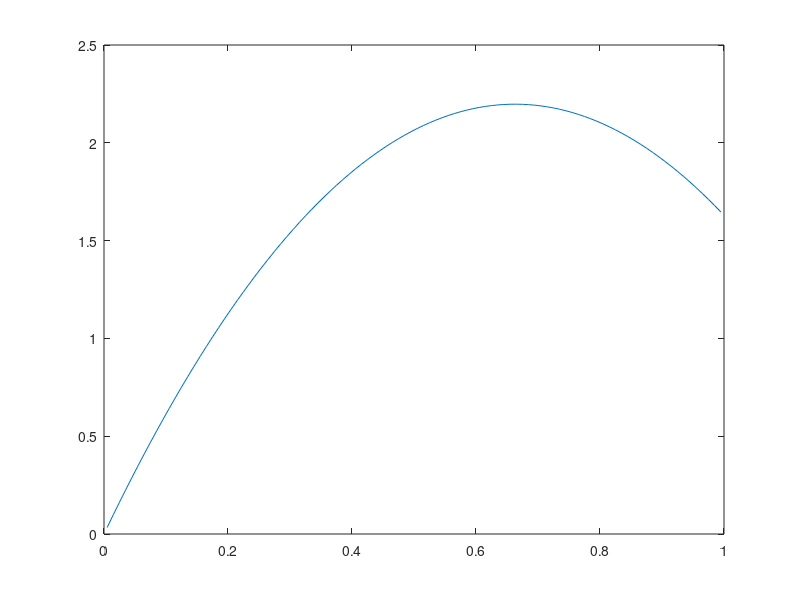

MATLAB code for this plot:
function Ejercicio2_FVM_C5()

%Caso 5
% 0 < x < L
% Mixta en x=1, h=10, Qinf=2
% phi(0)=0 ;

Gamma = 1;

phi0 = 0;
h = 0.01;
x = 0:h:1;

cant_celdas = length(x)-1;

Q = 10;
hinf = 10;
Qinf = 2;
K = zeros(cant_celdas,cant_celdas);
F = zeros(cant_celdas,1);
left = true;

%syms phi_left phi_cent phi_right;

for i=1:cant_celdas %cada celda
    
    for j=i:i+1 %cada cara
        
        if (j == 1) %primer cara
            %Eq = Eq + (-1 * Gamma * (1/h1) * (phi_cent - phi0));
            h1 = h/2;
            K(i,j) = K(i,j) + (-1 * Gamma * (1/h1));
            left = false;
        else
            if (j == cant_celdas+1) %ultima cara
                %Eq = Eq + (Gamma * (1/h1) * (phiL - phi_cent));
                h1 = h/2;
                K(i,j-1) = K(i,j-1) + ( (hinf*(Gamma/h1)) / (hinf + (Gamma/h1)) );
            else   
                if (left)
                    %Eq = Eq + (-1 * Gamma * (1/h) * (phi_left - phi_cent));
                    K(i,j) = K(i,j) + (-Gamma * (1/h));
                    K(i,j-1) = K(i,j-1) + (Gamma * (1/h));
                    left = false;
                else
                    if (~left)
                        %Eq = Eq + (Gamma * (1/h) * (phi_right - phi_cent));
                        K(i,j) = K(i,j) + Gamma * (1/h);
                        K(i,j-1) = K(i,j-1) + (-Gamma * (1/h));
                        left = true;
                    end
                end
            end     
        end
        
    end
    
    F(i) = -Q*h;
    
end

%Cond dirichlet
F(1) = F(1) - ((2*Gamma)/h * phi0);
%Cond mixta
F(cant_celdas) = F(cant_celdas) + Qinf*( (hinf*(Gamma/(h/2))) / (hinf + (Gamma/(h/2))) );

a = K\F;
%a(2:length(a)+1)=a;
%a(1)=phi0;
%a(length(a)+1)=phiL;
for i=1:cant_celdas
    xmid(i)= x(i)+(x(i+1)-x(i))/2;
end

%xmid(2:length(xmid)+1)=xmid;
%xmid(1) = x(1);
%xmid(length(xmid)+1)=x(length(x));
e=exp(1);

%% No estoy seguro de esta...
%exact = 10.*sqrt(2).*sec(sqrt(2)).*sin(sqrt(2).*xmid);

%err = sum((a - exact'));

%figure;
plot(xmid,a);


end